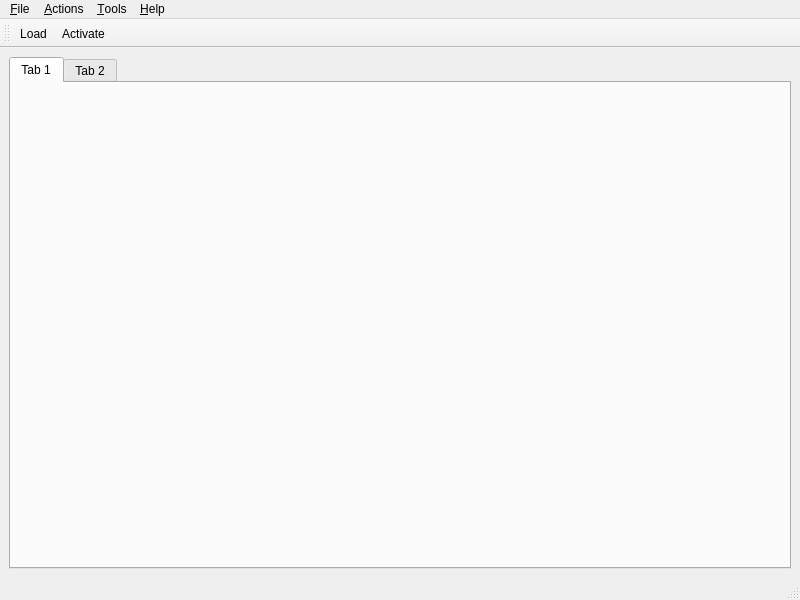
<?xml version="1.0" encoding="UTF-8"?>
<ui version="4.0">
 <class>Gremlin</class>
 <widget class="QMainWindow" name="Gremlin">
  <property name="geometry">
   <rect>
    <x>0</x>
    <y>0</y>
    <width>800</width>
    <height>600</height>
   </rect>
  </property>
  <property name="windowTitle">
   <string>Joystick Gremlin</string>
  </property>
  <widget class="QWidget" name="main">
   <layout class="QHBoxLayout" name="horizontalLayout">
    <item>
     <widget class="QTabWidget" name="devices">
      <property name="currentIndex">
       <number>0</number>
      </property>
      <widget class="QWidget" name="tab">
       <attribute name="title">
        <string>Tab 1</string>
       </attribute>
       <layout class="QHBoxLayout" name="horizontalLayout_3"/>
      </widget>
      <widget class="QWidget" name="tab_2">
       <attribute name="title">
        <string>Tab 2</string>
       </attribute>
      </widget>
     </widget>
    </item>
   </layout>
  </widget>
  <widget class="QMenuBar" name="menubar">
   <property name="geometry">
    <rect>
     <x>0</x>
     <y>0</y>
     <width>800</width>
     <height>21</height>
    </rect>
   </property>
   <widget class="QMenu" name="menuFile">
    <property name="title">
     <string>&amp;File</string>
    </property>
    <widget class="QMenu" name="menuRecent">
     <property name="title">
      <string>Recent</string>
     </property>
     <addaction name="actionEmpty"/>
    </widget>
    <addaction name="actionNewProfile"/>
    <addaction name="actionLoadProfile"/>
    <addaction name="menuRecent"/>
    <addaction name="actionSaveProfile"/>
    <addaction name="actionSaveProfileAs"/>
    <addaction name="separator"/>
    <addaction name="actionModifyProfile"/>
    <addaction name="separator"/>
    <addaction name="actionExit"/>
   </widget>
   <widget class="QMenu" name="menuTools">
    <property name="title">
     <string>&amp;Tools</string>
    </property>
    <addaction name="actionManageModes"/>
    <addaction name="actionInputRepeater"/>
    <addaction name="actionDeviceInformation"/>
    <addaction name="actionCalibration"/>
    <addaction name="actionInputViewer"/>
    <addaction name="separator"/>
    <addaction name="actionExportBindings"/>
    <addaction name="actionPDFCheatsheet"/>
    <addaction name="separator"/>
    <addaction name="actionOptions"/>
    <addaction name="actionLogDisplay"/>
   </widget>
   <widget class="QMenu" name="menu_Help">
    <property name="title">
     <string>&amp;Help</string>
    </property>
    <addaction name="actionAbout"/>
   </widget>
   <widget class="QMenu" name="menuActions">
    <property name="title">
     <string>&amp;Actions</string>
    </property>
    <addaction name="actionCreate1to1Mapping"/>
    <addaction name="actionMergeAxis"/>
    <addaction name="actionSwapDevices"/>
   </widget>
   <addaction name="menuFile"/>
   <addaction name="menuActions"/>
   <addaction name="menuTools"/>
   <addaction name="menu_Help"/>
  </widget>
  <widget class="QStatusBar" name="statusbar"/>
  <widget class="QToolBar" name="toolBar">
   <property name="windowTitle">
    <string>toolBar</string>
   </property>
   <attribute name="toolBarArea">
    <enum>TopToolBarArea</enum>
   </attribute>
   <attribute name="toolBarBreak">
    <bool>false</bool>
   </attribute>
   <addaction name="actionOpen"/>
   <addaction name="actionActivate"/>
  </widget>
  <action name="actionOpen">
   <property name="text">
    <string>Load</string>
   </property>
  </action>
  <action name="actionLoadProfile">
   <property name="text">
    <string>&amp;Load Profile</string>
   </property>
  </action>
  <action name="actionActivate">
   <property name="checkable">
    <bool>true</bool>
   </property>
   <property name="text">
    <string>Activate</string>
   </property>
  </action>
  <action name="actionNewProfile">
   <property name="text">
    <string>&amp;New Profile</string>
   </property>
  </action>
  <action name="actionSaveProfile">
   <property name="text">
    <string>&amp;Save Profile</string>
   </property>
  </action>
  <action name="actionSaveProfileAs">
   <property name="text">
    <string>&amp;Save Profile As</string>
   </property>
  </action>
  <action name="actionGenerate">
   <property name="text">
    <string>Generate</string>
   </property>
  </action>
  <action name="actionDeviceInformation">
   <property name="text">
    <string>Device Information</string>
   </property>
  </action>
  <action name="actionAbout">
   <property name="text">
    <string>&amp;About</string>
   </property>
  </action>
  <action name="actionManageCustomModules">
   <property name="text">
    <string>&amp;Manage Custom Modules</string>
   </property>
  </action>
  <action name="actionInputRepeater">
   <property name="checkable">
    <bool>true</bool>
   </property>
   <property name="text">
    <string>Input Repeater</string>
   </property>
  </action>
  <action name="actionCalibration">
   <property name="text">
    <string>&amp;Calibration</string>
   </property>
  </action>
  <action name="actionManageModes">
   <property name="text">
    <string>Manage Modes</string>
   </property>
  </action>
  <action name="actionHTMLCheatsheet">
   <property name="text">
    <string>HTML Cheatsheet</string>
   </property>
  </action>
  <action name="actionPDFCheatsheet">
   <property name="text">
    <string>PDF Cheatsheet</string>
   </property>
  </action>
  <action name="actionExit">
   <property name="text">
    <string>E&amp;xit</string>
   </property>
  </action>
  <action name="actionOptions">
   <property name="text">
    <string>&amp;Options</string>
   </property>
  </action>
  <action name="actionCreate1to1Mapping">
   <property name="text">
    <string>Create 1:1 mapping</string>
   </property>
  </action>
  <action name="actionLogDisplay">
   <property name="text">
    <string>&amp;Log display</string>
   </property>
  </action>
  <action name="actionMergeAxis">
   <property name="text">
    <string>&amp;Merge Axis</string>
   </property>
  </action>
  <action name="actionModifyProfile">
   <property name="text">
    <string>Modify Profile</string>
   </property>
  </action>
  <action name="actionRecent">
   <property name="text">
    <string>&amp;Recent</string>
   </property>
  </action>
  <action name="actionEmpty">
   <property name="text">
    <string>Empty</string>
   </property>
  </action>
  <action name="actionSwapDevices">
   <property name="text">
    <string>Swap Devices</string>
   </property>
  </action>
  <action name="actionInputViewer">
   <property name="text">
    <string>Input Viewer</string>
   </property>
  </action>
  <action name="actionExportBindings">
   <property name="text">
    <string>&amp;Export Bindings</string>
   </property>
  </action>
 </widget>
 <resources/>
 <connections/>
</ui>
